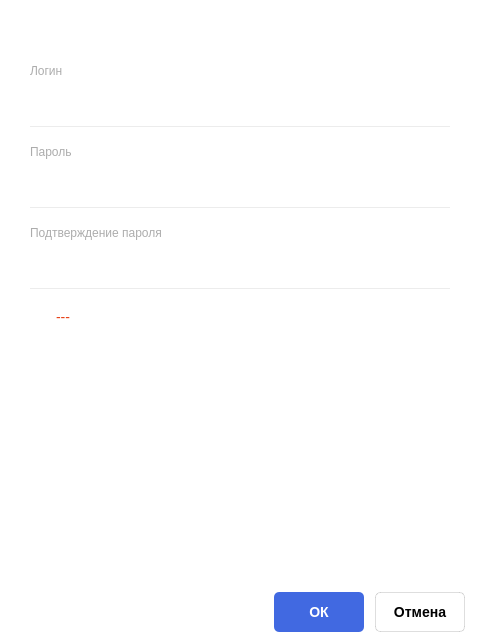
<?xml version="1.0" encoding="UTF-8"?>
<ui version="4.0">
 <class>LoginDialog</class>
 <widget class="QDialog" name="LoginDialog">
  <property name="geometry">
   <rect>
    <x>0</x>
    <y>0</y>
    <width>480</width>
    <height>640</height>
   </rect>
  </property>
  <property name="windowTitle">
   <string>Dialog</string>
  </property>
  <layout class="QVBoxLayout" name="verticalLayout">
   <property name="spacing">
    <number>0</number>
   </property>
   <property name="leftMargin">
    <number>0</number>
   </property>
   <property name="topMargin">
    <number>0</number>
   </property>
   <property name="rightMargin">
    <number>0</number>
   </property>
   <property name="bottomMargin">
    <number>0</number>
   </property>
   <item>
    <widget class="QFrame" name="frameAuthentication">
     <property name="styleSheet">
      <string notr="true">QFrame#frameAuthentication{

border:0  px solid #33a5cd;

border-radius: 0px;
}

*{
background: #FFFFFF;
border-radius: 10px;
}</string>
     </property>
     <property name="frameShape">
      <enum>QFrame::NoFrame</enum>
     </property>
     <property name="frameShadow">
      <enum>QFrame::Raised</enum>
     </property>
     <layout class="QVBoxLayout" name="verticalLayout_3">
      <property name="leftMargin">
       <number>17</number>
      </property>
      <property name="topMargin">
       <number>30</number>
      </property>
      <property name="rightMargin">
       <number>15</number>
      </property>
      <property name="bottomMargin">
       <number>8</number>
      </property>
      <item>
       <widget class="QFrame" name="frameCentral">
        <property name="sizePolicy">
         <sizepolicy hsizetype="Preferred" vsizetype="Minimum">
          <horstretch>0</horstretch>
          <verstretch>0</verstretch>
         </sizepolicy>
        </property>
        <property name="font">
         <font>
          <pointsize>11</pointsize>
         </font>
        </property>
        <property name="frameShape">
         <enum>QFrame::NoFrame</enum>
        </property>
        <property name="frameShadow">
         <enum>QFrame::Raised</enum>
        </property>
        <layout class="QVBoxLayout" name="verticalLayoutFrameCentral">
         <property name="spacing">
          <number>18</number>
         </property>
         <property name="leftMargin">
          <number>13</number>
         </property>
         <property name="topMargin">
          <number>0</number>
         </property>
         <property name="rightMargin">
          <number>15</number>
         </property>
         <property name="bottomMargin">
          <number>0</number>
         </property>
         <item>
          <widget class="QLabel" name="labelSecondTitle">
           <property name="styleSheet">
            <string notr="true">font-style: normal;
font-weight: 500;
font-size: 14px;
line-height: 105%;


color: #232323;</string>
           </property>
           <property name="text">
            <string/>
           </property>
          </widget>
         </item>
         <item>
          <widget class="QFrame" name="frameLoginGeneral">
           <property name="sizePolicy">
            <sizepolicy hsizetype="Preferred" vsizetype="Fixed">
             <horstretch>0</horstretch>
             <verstretch>0</verstretch>
            </sizepolicy>
           </property>
           <property name="minimumSize">
            <size>
             <width>0</width>
             <height>49</height>
            </size>
           </property>
           <property name="frameShape">
            <enum>QFrame::NoFrame</enum>
           </property>
           <property name="frameShadow">
            <enum>QFrame::Raised</enum>
           </property>
           <layout class="QVBoxLayout" name="verticalLayout_10">
            <property name="spacing">
             <number>14</number>
            </property>
            <property name="leftMargin">
             <number>0</number>
            </property>
            <property name="topMargin">
             <number>0</number>
            </property>
            <property name="rightMargin">
             <number>0</number>
            </property>
            <property name="bottomMargin">
             <number>0</number>
            </property>
            <item>
             <widget class="QLabel" name="labelCurPswHeader">
              <property name="minimumSize">
               <size>
                <width>0</width>
                <height>13</height>
               </size>
              </property>
              <property name="styleSheet">
               <string notr="true">
font-style: normal;
font-weight: 400;
font-size: 12px;
line-height: 105%;

color: rgba(35, 35, 35, 0.38);</string>
              </property>
              <property name="text">
               <string>Логин</string>
              </property>
             </widget>
            </item>
            <item>
             <widget class="QFrame" name="frameCurrPsw">
              <property name="sizePolicy">
               <sizepolicy hsizetype="Preferred" vsizetype="Preferred">
                <horstretch>0</horstretch>
                <verstretch>0</verstretch>
               </sizepolicy>
              </property>
              <property name="minimumSize">
               <size>
                <width>0</width>
                <height>19</height>
               </size>
              </property>
              <property name="frameShape">
               <enum>QFrame::NoFrame</enum>
              </property>
              <property name="frameShadow">
               <enum>QFrame::Raised</enum>
              </property>
              <layout class="QHBoxLayout" name="horizontalLayout_10">
               <property name="spacing">
                <number>0</number>
               </property>
               <property name="leftMargin">
                <number>0</number>
               </property>
               <property name="topMargin">
                <number>0</number>
               </property>
               <property name="rightMargin">
                <number>0</number>
               </property>
               <property name="bottomMargin">
                <number>0</number>
               </property>
               <item>
                <widget class="QLineEdit" name="lineEditUser">
                 <property name="minimumSize">
                  <size>
                   <width>0</width>
                   <height>18</height>
                  </size>
                 </property>
                 <property name="contextMenuPolicy">
                  <enum>Qt::CustomContextMenu</enum>
                 </property>
                 <property name="styleSheet">
                  <string notr="true">
font-style: normal;
font-weight: 400;
font-size: 15px;
line-height: 105%;

color: rgb(0, 0, 0);</string>
                 </property>
                 <property name="maxLength">
                  <number>32</number>
                 </property>
                </widget>
               </item>
              </layout>
             </widget>
            </item>
            <item>
             <widget class="Line" name="lineUser">
              <property name="minimumSize">
               <size>
                <width>0</width>
                <height>1</height>
               </size>
              </property>
              <property name="maximumSize">
               <size>
                <width>16777215</width>
                <height>1</height>
               </size>
              </property>
              <property name="styleSheet">
               <string notr="true">
*{
	background: rgba(35, 35, 35, 0.09);
}

*:hover{
	background: rgba(35, 35, 35, 0.24);
}</string>
              </property>
              <property name="orientation">
               <enum>Qt::Horizontal</enum>
              </property>
             </widget>
            </item>
           </layout>
          </widget>
         </item>
         <item>
          <widget class="QFrame" name="framePswGeneral">
           <property name="sizePolicy">
            <sizepolicy hsizetype="Preferred" vsizetype="Fixed">
             <horstretch>0</horstretch>
             <verstretch>0</verstretch>
            </sizepolicy>
           </property>
           <property name="minimumSize">
            <size>
             <width>0</width>
             <height>49</height>
            </size>
           </property>
           <property name="frameShape">
            <enum>QFrame::StyledPanel</enum>
           </property>
           <property name="frameShadow">
            <enum>QFrame::Raised</enum>
           </property>
           <layout class="QVBoxLayout" name="verticalLayout_12">
            <property name="spacing">
             <number>14</number>
            </property>
            <property name="leftMargin">
             <number>0</number>
            </property>
            <property name="topMargin">
             <number>0</number>
            </property>
            <property name="rightMargin">
             <number>0</number>
            </property>
            <property name="bottomMargin">
             <number>0</number>
            </property>
            <item>
             <widget class="QLabel" name="labelPswTitile">
              <property name="minimumSize">
               <size>
                <width>0</width>
                <height>13</height>
               </size>
              </property>
              <property name="styleSheet">
               <string notr="true">
font-style: normal;
font-weight: 400;
font-size: 12px;
line-height: 105%;

color: rgba(35, 35, 35, 0.38);</string>
              </property>
              <property name="text">
               <string>Пароль</string>
              </property>
             </widget>
            </item>
            <item>
             <widget class="QFrame" name="framePsw">
              <property name="minimumSize">
               <size>
                <width>0</width>
                <height>20</height>
               </size>
              </property>
              <property name="frameShape">
               <enum>QFrame::NoFrame</enum>
              </property>
              <property name="frameShadow">
               <enum>QFrame::Raised</enum>
              </property>
              <layout class="QHBoxLayout" name="horizontalLayout_12">
               <property name="spacing">
                <number>0</number>
               </property>
               <property name="leftMargin">
                <number>0</number>
               </property>
               <property name="topMargin">
                <number>0</number>
               </property>
               <property name="rightMargin">
                <number>0</number>
               </property>
               <property name="bottomMargin">
                <number>0</number>
               </property>
               <item>
                <widget class="QLineEdit" name="lineEditPasswd">
                 <property name="minimumSize">
                  <size>
                   <width>0</width>
                   <height>18</height>
                  </size>
                 </property>
                 <property name="contextMenuPolicy">
                  <enum>Qt::CustomContextMenu</enum>
                 </property>
                 <property name="styleSheet">
                  <string notr="true">
font-style: normal;
font-weight: 400;
font-size: 15px;
line-height: 105%;

color: rgb(0, 0, 0);</string>
                 </property>
                 <property name="maxLength">
                  <number>32</number>
                 </property>
                </widget>
               </item>
               <item>
                <widget class="QPushButton" name="toolButtonShowPsw">
                 <property name="sizePolicy">
                  <sizepolicy hsizetype="Fixed" vsizetype="Fixed">
                   <horstretch>0</horstretch>
                   <verstretch>0</verstretch>
                  </sizepolicy>
                 </property>
                 <property name="minimumSize">
                  <size>
                   <width>18</width>
                   <height>16</height>
                  </size>
                 </property>
                 <property name="maximumSize">
                  <size>
                   <width>20</width>
                   <height>25</height>
                  </size>
                 </property>
                 <property name="font">
                  <font>
                   <pointsize>12</pointsize>
                  </font>
                 </property>
                 <property name="cursor">
                  <cursorShape>PointingHandCursor</cursorShape>
                 </property>
                 <property name="styleSheet">
                  <string notr="true">QPushButton{
	border: 0px solid #E6E7E8;
}

QPushButton:checked{
image:  url( :/resources/img/visibility_off_24px.png);
}
QPushButton:!checked{
image:  url( :/resources/img/visibility_24px.png);
}

QPushButton:checked:hover{
image:  url( :/resources/img/visibility_off_hover_24px.png);
}
QPushButton:!checked:hover{
image:  url( :/resources/img/visibility_hover_24px.png);
}

QPushButton:checked:pressed{
image:  url( :/resources/img/visibility_off_press_24px.png);
}
QPushButton:!checked:pressed{
image:  url( :/resources/img/visibility_press_24px.png);
}</string>
                 </property>
                 <property name="text">
                  <string/>
                 </property>
                 <property name="iconSize">
                  <size>
                   <width>0</width>
                   <height>0</height>
                  </size>
                 </property>
                 <property name="checkable">
                  <bool>true</bool>
                 </property>
                 <property name="autoDefault">
                  <bool>true</bool>
                 </property>
                 <property name="flat">
                  <bool>false</bool>
                 </property>
                </widget>
               </item>
              </layout>
             </widget>
            </item>
            <item>
             <widget class="Line" name="linePsw">
              <property name="minimumSize">
               <size>
                <width>0</width>
                <height>1</height>
               </size>
              </property>
              <property name="maximumSize">
               <size>
                <width>16777215</width>
                <height>1</height>
               </size>
              </property>
              <property name="styleSheet">
               <string notr="true">
*{
	background: rgba(35, 35, 35, 0.09);
}

*:hover{
	background: rgba(35, 35, 35, 0.24);
}</string>
              </property>
              <property name="orientation">
               <enum>Qt::Horizontal</enum>
              </property>
             </widget>
            </item>
           </layout>
          </widget>
         </item>
         <item>
          <widget class="QFrame" name="framePswConfirmGeneral">
           <property name="sizePolicy">
            <sizepolicy hsizetype="Preferred" vsizetype="Fixed">
             <horstretch>0</horstretch>
             <verstretch>0</verstretch>
            </sizepolicy>
           </property>
           <property name="minimumSize">
            <size>
             <width>0</width>
             <height>49</height>
            </size>
           </property>
           <property name="frameShape">
            <enum>QFrame::NoFrame</enum>
           </property>
           <property name="frameShadow">
            <enum>QFrame::Raised</enum>
           </property>
           <layout class="QVBoxLayout" name="verticalLayout_9">
            <property name="spacing">
             <number>14</number>
            </property>
            <property name="leftMargin">
             <number>0</number>
            </property>
            <property name="topMargin">
             <number>0</number>
            </property>
            <property name="rightMargin">
             <number>0</number>
            </property>
            <property name="bottomMargin">
             <number>0</number>
            </property>
            <item>
             <widget class="QLabel" name="labelPassRetypeDesc">
              <property name="minimumSize">
               <size>
                <width>0</width>
                <height>13</height>
               </size>
              </property>
              <property name="styleSheet">
               <string notr="true">
font-style: normal;
font-weight: 400;
font-size: 12px;
line-height: 105%;

color: rgba(35, 35, 35, 0.38);</string>
              </property>
              <property name="text">
               <string>Подтверждение пароля</string>
              </property>
             </widget>
            </item>
            <item>
             <widget class="QFrame" name="frameConfirmPsw">
              <property name="minimumSize">
               <size>
                <width>0</width>
                <height>19</height>
               </size>
              </property>
              <property name="frameShape">
               <enum>QFrame::NoFrame</enum>
              </property>
              <property name="frameShadow">
               <enum>QFrame::Raised</enum>
              </property>
              <property name="lineWidth">
               <number>0</number>
              </property>
              <layout class="QHBoxLayout" name="horizontalLayout_7">
               <property name="spacing">
                <number>0</number>
               </property>
               <property name="leftMargin">
                <number>0</number>
               </property>
               <property name="topMargin">
                <number>0</number>
               </property>
               <property name="rightMargin">
                <number>0</number>
               </property>
               <property name="bottomMargin">
                <number>0</number>
               </property>
               <item>
                <widget class="QLineEdit" name="lineEditPasswdRetype">
                 <property name="minimumSize">
                  <size>
                   <width>0</width>
                   <height>18</height>
                  </size>
                 </property>
                 <property name="contextMenuPolicy">
                  <enum>Qt::CustomContextMenu</enum>
                 </property>
                 <property name="styleSheet">
                  <string notr="true">
font-style: normal;
font-weight: 400;
font-size: 15px;
line-height: 105%;

color: rgb(0, 0, 0);</string>
                 </property>
                 <property name="maxLength">
                  <number>32</number>
                 </property>
                </widget>
               </item>
               <item>
                <widget class="QPushButton" name="pushButtonShowPswRetype">
                 <property name="minimumSize">
                  <size>
                   <width>18</width>
                   <height>16</height>
                  </size>
                 </property>
                 <property name="maximumSize">
                  <size>
                   <width>20</width>
                   <height>25</height>
                  </size>
                 </property>
                 <property name="cursor">
                  <cursorShape>PointingHandCursor</cursorShape>
                 </property>
                 <property name="styleSheet">
                  <string notr="true">QPushButton{
	border: 0px solid #E6E7E8;
}

QPushButton:checked{
image:  url( :/resources/img/visibility_off_24px.png);
}
QPushButton:!checked{
image:  url( :/resources/img/visibility_24px.png);
}

QPushButton:checked:hover{
image:  url( :/resources/img/visibility_off_hover_24px.png);
}
QPushButton:!checked:hover{
image:  url( :/resources/img/visibility_hover_24px.png);
}

QPushButton:checked:pressed{
image:  url( :/resources/img/visibility_off_press_24px.png);
}
QPushButton:!checked:pressed{
image:  url( :/resources/img/visibility_press_24px.png);
}</string>
                 </property>
                 <property name="text">
                  <string/>
                 </property>
                 <property name="iconSize">
                  <size>
                   <width>0</width>
                   <height>0</height>
                  </size>
                 </property>
                 <property name="checkable">
                  <bool>true</bool>
                 </property>
                </widget>
               </item>
              </layout>
             </widget>
            </item>
            <item>
             <widget class="Line" name="linePswConfirm">
              <property name="minimumSize">
               <size>
                <width>0</width>
                <height>1</height>
               </size>
              </property>
              <property name="maximumSize">
               <size>
                <width>16777215</width>
                <height>1</height>
               </size>
              </property>
              <property name="styleSheet">
               <string notr="true">
*{
	background: rgba(35, 35, 35, 0.09);
}

*:hover{
	background: rgba(35, 35, 35, 0.24);
}</string>
              </property>
              <property name="orientation">
               <enum>Qt::Horizontal</enum>
              </property>
             </widget>
            </item>
           </layout>
          </widget>
         </item>
         <item>
          <widget class="QFrame" name="frameMsg">
           <property name="sizePolicy">
            <sizepolicy hsizetype="Preferred" vsizetype="Fixed">
             <horstretch>0</horstretch>
             <verstretch>0</verstretch>
            </sizepolicy>
           </property>
           <property name="minimumSize">
            <size>
             <width>0</width>
             <height>18</height>
            </size>
           </property>
           <property name="font">
            <font>
             <pointsize>10</pointsize>
            </font>
           </property>
           <property name="frameShape">
            <enum>QFrame::NoFrame</enum>
           </property>
           <property name="frameShadow">
            <enum>QFrame::Raised</enum>
           </property>
           <layout class="QHBoxLayout" name="horizontalLayout_13">
            <property name="spacing">
             <number>6</number>
            </property>
            <property name="leftMargin">
             <number>0</number>
            </property>
            <property name="topMargin">
             <number>0</number>
            </property>
            <property name="rightMargin">
             <number>0</number>
            </property>
            <property name="bottomMargin">
             <number>0</number>
            </property>
            <item>
             <widget class="QLabel" name="labelMsgIcon">
              <property name="minimumSize">
               <size>
                <width>20</width>
                <height>20</height>
               </size>
              </property>
              <property name="maximumSize">
               <size>
                <width>20</width>
                <height>20</height>
               </size>
              </property>
              <property name="font">
               <font>
                <pointsize>10</pointsize>
               </font>
              </property>
              <property name="text">
               <string/>
              </property>
              <property name="pixmap">
               <pixmap resource="logindialog.qrc">:/resources/img/warning_24px.png</pixmap>
              </property>
              <property name="scaledContents">
               <bool>false</bool>
              </property>
             </widget>
            </item>
            <item>
             <widget class="QLabel" name="labelMsg">
              <property name="styleSheet">
               <string notr="true">
font-style: normal;
font-weight: 400;
font-size: 14px;
line-height: 105%;

color: rgb(231, 65, 23);</string>
              </property>
              <property name="text">
               <string>---</string>
              </property>
             </widget>
            </item>
           </layout>
          </widget>
         </item>
        </layout>
       </widget>
      </item>
      <item>
       <spacer name="verticalSpacer">
        <property name="orientation">
         <enum>Qt::Vertical</enum>
        </property>
        <property name="sizeType">
         <enum>QSizePolicy::MinimumExpanding</enum>
        </property>
        <property name="sizeHint" stdset="0">
         <size>
          <width>20</width>
          <height>12</height>
         </size>
        </property>
       </spacer>
      </item>
      <item>
       <widget class="QFrame" name="frameButtons">
        <property name="sizePolicy">
         <sizepolicy hsizetype="Preferred" vsizetype="Fixed">
          <horstretch>0</horstretch>
          <verstretch>0</verstretch>
         </sizepolicy>
        </property>
        <property name="styleSheet">
         <string notr="true">QPushButton {
	color: rgb(255, 255, 255);
	background-color: rgb(70, 71, 73);
 }

QPushButton:hover {
	color: rgb(255, 255, 255);
	background-color: rgb(221, 42, 19);
}

QPushButton:disabled {
	color: rgb(146, 150, 160);
	background-color: rgb(224, 225, 227);
}
</string>
        </property>
        <property name="frameShape">
         <enum>QFrame::NoFrame</enum>
        </property>
        <property name="frameShadow">
         <enum>QFrame::Raised</enum>
        </property>
        <layout class="QHBoxLayout" name="horizontalLayout_9">
         <property name="spacing">
          <number>11</number>
         </property>
         <property name="leftMargin">
          <number>0</number>
         </property>
         <property name="topMargin">
          <number>0</number>
         </property>
         <property name="rightMargin">
          <number>0</number>
         </property>
         <property name="bottomMargin">
          <number>0</number>
         </property>
         <item>
          <spacer name="horizontalSpacer_3">
           <property name="orientation">
            <enum>Qt::Horizontal</enum>
           </property>
           <property name="sizeHint" stdset="0">
            <size>
             <width>40</width>
             <height>20</height>
            </size>
           </property>
          </spacer>
         </item>
         <item>
          <widget class="QPushButton" name="pushButtonOK">
           <property name="minimumSize">
            <size>
             <width>90</width>
             <height>40</height>
            </size>
           </property>
           <property name="maximumSize">
            <size>
             <width>175</width>
             <height>16777215</height>
            </size>
           </property>
           <property name="cursor">
            <cursorShape>PointingHandCursor</cursorShape>
           </property>
           <property name="styleSheet">
            <string notr="true">QPushButton {

background: #4169E1;
border-radius: 5px;


font-style: normal;
font-weight: 700;
font-size: 14px;
line-height: 105%;

text-align: center;

color: #FFFFFF;
}

QPushButton:hover{
	background: #0000F6;
}

QPushButton:pressed{
	background: #0000CD;
}

QPushButton:disabled{
			
	color: rgba(0, 0, 0, 0.24);
	background: #DEDEDE;
    border: 0px solid rgba(35, 35, 35, 0.24);
}
</string>
           </property>
           <property name="text">
            <string>ОК</string>
           </property>
          </widget>
         </item>
         <item>
          <widget class="QPushButton" name="pushButtonCancel">
           <property name="minimumSize">
            <size>
             <width>90</width>
             <height>40</height>
            </size>
           </property>
           <property name="cursor">
            <cursorShape>PointingHandCursor</cursorShape>
           </property>
           <property name="styleSheet">
            <string notr="true">QPushButton{
border: 1px solid rgba(35, 35, 35, 0.15);
border-radius: 5px;
background: #FFFFFF;

font-style: normal;
font-weight: 700;
font-size: 14px;

text-align: center;
color: #000000;
}

QPushButton:hover{
background: #D7D7D7;
border: 1px solid rgba(215, 215, 215, 0.09);
}

QPushButton:pressed{
border: 0px solid rgba(35, 35, 35, 0.09);
background: rgba(215, 215, 215, 0.12);
}

QPushButton:disabled{
			
	color: rgba(0, 0, 0, 0.24);
	background: #DEDEDE;
    border: 0px solid rgba(35, 35, 35, 0.24);
}
</string>
           </property>
           <property name="text">
            <string>Отмена</string>
           </property>
           <property name="autoDefault">
            <bool>false</bool>
           </property>
          </widget>
         </item>
        </layout>
       </widget>
      </item>
     </layout>
    </widget>
   </item>
  </layout>
 </widget>
 <resources>
  <include location="logindialog.qrc"/>
 </resources>
 <connections/>
</ui>
